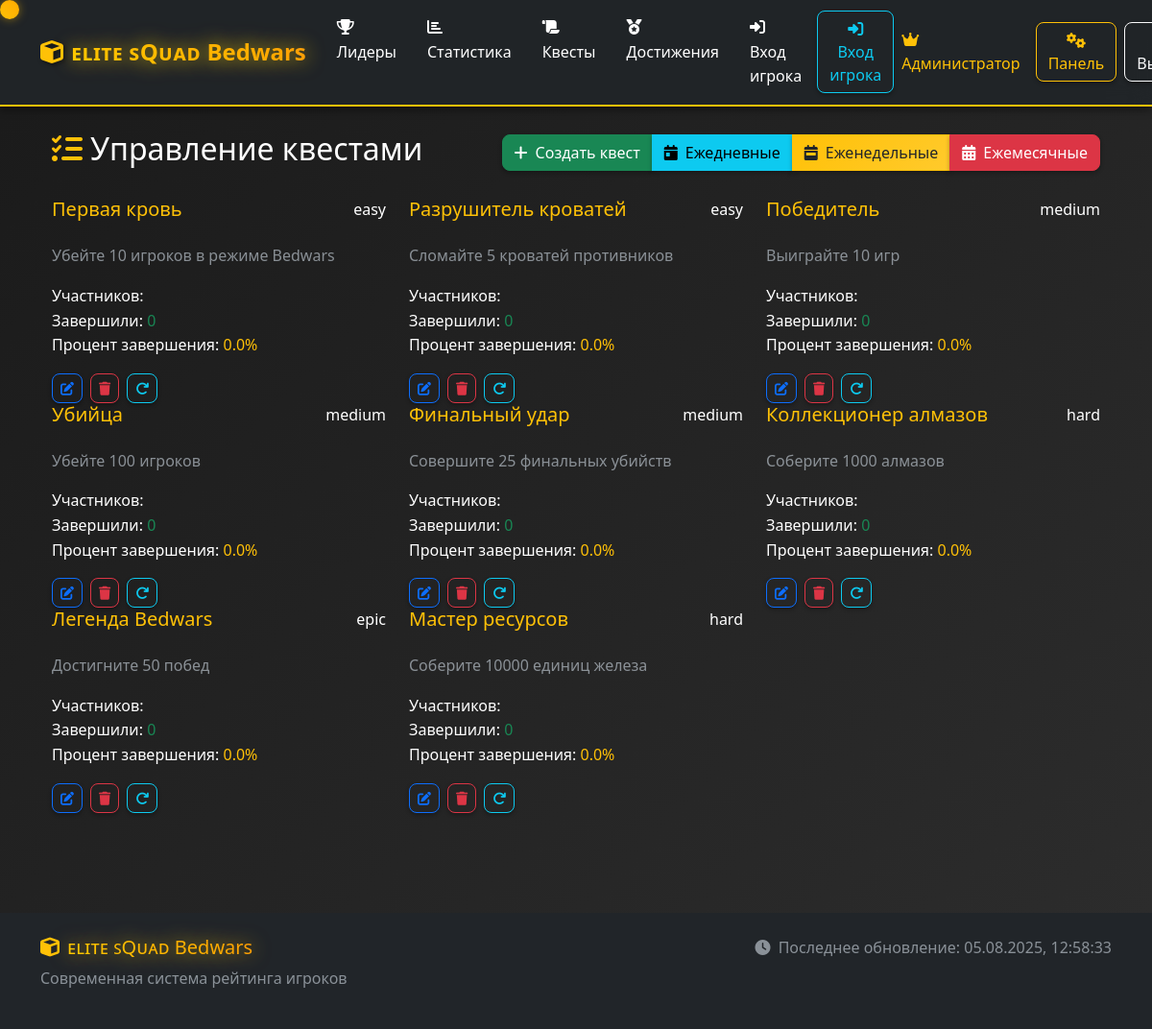
Page /admin/quests (signed in) on the committed database.
### models.py (models this page shows, shortened)
class Quest(db.Model):
    id = db.Column(db.Integer, primary_key=True)
    title = db.Column(db.String(200), nullable=False)
    description = db.Column(db.Text, nullable=False)
    type = db.Column(db.String(50), nullable=False)  # kills, beds, wins, etc.
    target_value = db.Column(db.Integer, nullable=False)
    reward_xp = db.Column(db.Integer, default=0)
    reward_title = db.Column(db.String(100), nullable=True)
    icon = db.Column(db.String(50), default='fas fa-trophy')
    difficulty = db.Column(db.String(20), default='medium')  # easy, medium, hard, epic
    is_active = db.Column(db.Boolean, default=True)
    created_at = db.Column(db.DateTime, default=datetime.utcnow)
    player_quests = db.relationship('PlayerQuest', backref='quest', lazy=True, cascade='all, delete-orphan')

### routes.py (the view)
@app.route('/admin/quests')
def admin_quests():
    if not session.get('is_admin', False):
        flash('Доступ запрещен!', 'error')
        return redirect(url_for('login'))
    quests = Quest.query.all()
    quest_stats = []
    for quest in quests:
        total_attempts = PlayerQuest.query.filter_by(quest_id=quest.id).count()
        completed = PlayerQuest.query.filter_by(quest_id=quest.id, is_completed=True).count()
        completion_rate = (completed / total_attempts * 100) if total_attempts > 0 else 0
        quest_stats.append({
            'quest': quest,
            'total_attempts': total_attempts,
            'completed': completed,
            'completion_rate': completion_rate
        })
    return render_template('admin_quests.html', quest_stats=quest_stats)

### templates/admin_quests.html (shortened to what this page needs)
{% extends "base.html" %}
{% block content %}
<div class="container-fluid py-4">
    <div class="d-flex justify-content-between align-items-center mb-4">
        <h2 class="page-title">
            <i class="fas fa-tasks text-warning me-2"></i>Управление квестами
        </h2>
        <div class="btn-group">
            <button class="btn btn-success" data-bs-target="#createQuestModal" data-bs-toggle="modal">
                <i class="fas fa-plus me-2"></i>Создать квест
            </button>
            <button class="btn btn-info" onclick="generateDailyQuests()">
                <i class="fas fa-calendar-day me-2"></i>Ежедневные
            </button>
            <button class="btn btn-warning" onclick="generateWeeklyQuests()">
                <i class="fas fa-calendar-week me-2"></i>Еженедельные
            </button>
            <button class="btn btn-danger" onclick="generateMonthlyQuests()">
                <i class="fas fa-calendar-alt me-2"></i>Ежемесячные
            </button>
        </div>
    </div>
    <div class="row">
        {% for quest_stat in quest_stats %}
        <div class="col-lg-6 col-xl-4">
            <div class="quest-card">
                <div class="d-flex justify-content-between align-items-start mb-3">
                    <h5 class="text-warning">{{ quest_stat.quest.title }}</h5>
                    <span class="quest-difficulty difficulty-{{ quest_stat.quest.difficulty }}">
                        {{ quest_stat.quest.difficulty }}
                    </span>
                </div>
                <p class="text-muted">{{ quest_stat.quest.description }}</p>
                <div class="quest-stats">
                    <div class="stat-item">
                        <span>Участников:</span>
                    </div>
                    <div class="stat-item">
                        <span>Завершили:</span>
                        <span class="text-success">{{ quest_stat.completed }}</span>
                    </div>
                    <div class="stat-item">
                        <span>Процент завершения:</span>
                        <span class="text-warning">{{ "%.1f"|format(quest_stat.completion_rate) }}%</span>
                    </div>
                </div>
                <div class="d-flex gap-2 mt-3">
                    <button class="btn btn-sm btn-outline-primary" onclick="editQuest({{ quest_stat.quest.id }})">
                        <i class="fas fa-edit"></i>
                    </button>
                    <button class="btn btn-sm btn-outline-danger" onclick="deleteQuest({{ quest_stat.quest.id }})">
                        <i class="fas fa-trash"></i>
                    </button>
                    <button class="btn btn-sm btn-outline-info" onclick="resetQuestProgress({{ quest_stat.quest.id }})">
                        <i class="fas fa-redo"></i>
                    </button>
                </div>
            </div>
        </div>
        {% endfor %}
    </div>
</div>
{% endblock %}

### static/css/style.css (style rules this page uses)
:root { --primary-color: #ffc107; --secondary-color: #6c757d; --success-color: #198754; --danger-color: #dc3545; --warning-color: #ffc107; --info-color: #0dcaf0; --dark-color: #212529; --light-color: #f8f9fa; --minecraft-green: #00aa00; --minecraft-red: #ff5555; --minecraft-blue: #5555ff; --minecraft-gold: #ffaa00; --minecraft-purple: #aa00aa; --bg-primary: linear-gradient(135deg, #1a1a1a 0%, #2d2d2d 100%); --bg-secondary: linear-gradient(135deg, #343a40 0%, #495057 100%); --bg-accent: linear-gradient(135deg, #ffc107 0%, #ffca2c 100%); --shadow-sm: 0 2px 4px rgba(0, 0, 0, 0.3); --shadow-md: 0 4px 8px rgba(0, 0, 0, 0.4); --shadow-lg: 0 8px 16px rgba(0, 0, 0, 0.5); --shadow-glow: 0 0 20px rgba(255, 193, 7, 0.3); }
* { box-sizing: border-box; cursor: none; }
body { background: var(--bg-primary); color: #ffffff; font-family: 'Segoe UI', Tahoma, Geneva, Verdana, sans-serif; line-height: 1.6; overflow-x: hidden; }
button, a, input, select, textarea { cursor: none; }
.btn { border-radius: 8px; font-weight: 500; transition: all 0.3s ease; box-shadow: var(--shadow-sm); }
.btn-warning { background: var(--bg-accent); border-color: var(--warning-color); color: #212529; }

### rows in the picture
Quest: quest "Первая кровь", quest.difficulty "easy", quest.description "Убейте 10 игроков в режиме Bedwars"
Quest: quest "Разрушитель кроватей", quest.difficulty "easy", quest.description "Сломайте 5 кроватей противников"
Quest: quest "Победитель", quest.difficulty "medium", quest.description "Выиграйте 10 игр"
Quest: quest "Убийца", quest.difficulty "medium", quest.description "Убейте 100 игроков"
Quest: quest "Финальный удар", quest.difficulty "medium", quest.description "Совершите 25 финальных убийств"
Quest: quest "Коллекционер алмазов", quest.difficulty "hard", quest.description "Соберите 1000 алмазов"
Quest: quest "Легенда Bedwars", quest.difficulty "epic", quest.description "Достигните 50 побед"
Quest: quest "Мастер ресурсов", quest.difficulty "hard", quest.description "Соберите 10000 единиц железа"

### other values in the picture
{{ quest_stat.completed }} "0" "0" "0" "0" "0" "0" "0" "0"
{{ "%.1f"|format(quest_stat.completion_rate) }} "0.0" "0.0" "0.0" "0.0" "0.0" "0.0" "0.0" "0.0"
